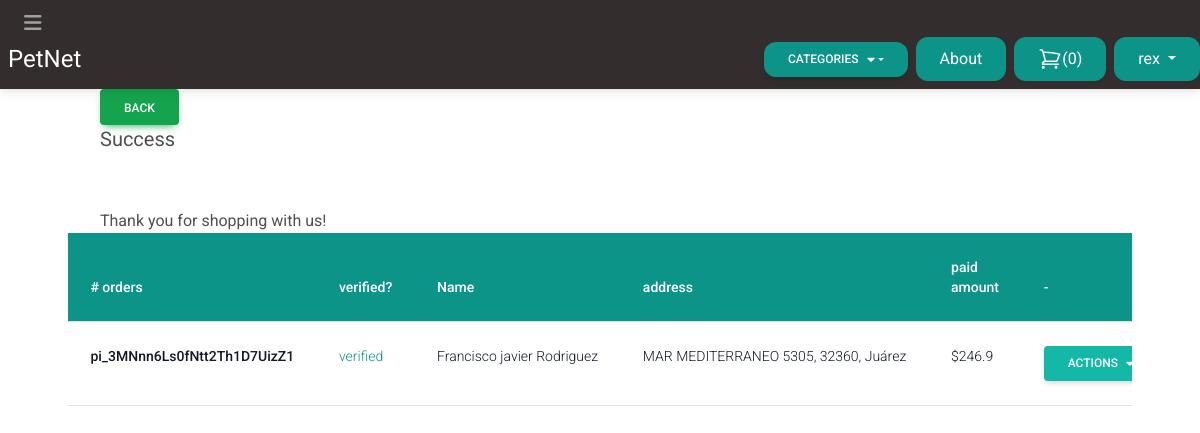
/cart/success/ (signed in), run on an earlier commit of the app's database.
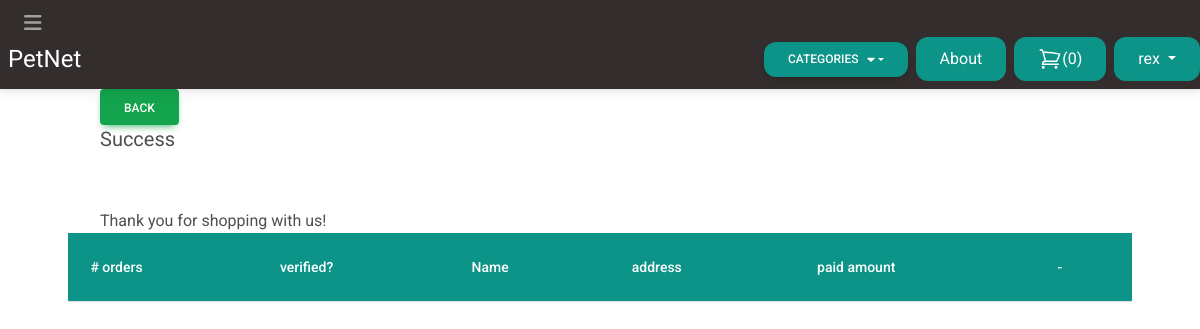
And on a later commit of the database.
### store/models.py (models this page shows, shortened)
class Order(models.Model):
    first_name = models.CharField(max_length=255)
    last_name = models.CharField(max_length=255)
    address = models.CharField(max_length=255)
    zipcode = models.CharField(max_length=255)
    city = models.CharField(max_length=255)
    paid_amount = models.IntegerField(blank=True, null=True)
    is_paid = models.BooleanField(default=False)
    payment_intent = models.CharField(max_length=255)
    discount_code = models.CharField(max_length=35, null=True, blank=True)
    created_by = models.ForeignKey(User, related_name='orders', on_delete=models.SET_NULL, null=True)
    created_at = models.DateTimeField(auto_now_add=True)
    is_shipped = models.BooleanField(default=False)
    class Meta:
        ordering = ('-created_at',)
    def get_display_price(self):
        return self.paid_amount /100

### store/decorator.py (the view)
        def wrapper(request,*args, **kwargs):
            if request.user.is_anonymous:
                return redirect('login')
            elif 'customer' in dir(request.user):
                if request.user.customer.stripe_cus_id!='':
                    return function(request,*args, **kwargs)
                else:
                    messages.info(request,"Introduzca por favor sus datos para poder continuar ")
                    vi = reverse('create_customer_already_signup', kwargs={'pk':str(request.user.id)})
                    return redirect(f'{vi}?next={request.path}')
            else:
                messages.info(request,"Introduzca por favor sus datos para poder continuar ")
                vi = reverse('create_customer_already_signup', kwargs={'pk':str(request.user.id)})
                return redirect(f'{vi}?next={request.path}')

### store/cart.py (called while the page is built)
    def __len__(self):
        return sum(item['quantity'] for item in self.cart.values())

### store/context_processors.py (called while the page is built)
def cart(request):
    return {'cart':Cart(request)}

### store/templatetags/menu.py (called while the page is built)
@register.inclusion_tag('core/menu.html')
def menu(*args, **kwargs):
    categories = Category.objects.annotate(product_count=Count('products')).filter(product_count__gt=0)
    return {'categories': categories}

@register.simple_tag
def back_button(request):
    print('REQUES',request.META.get('HTTP_REFERER', '/'))
    if request.method == 'GET':
        return True #request.META.get('HTTP_REFERER', '/')
    return False

### store/views.py (called while the page is built)
@login_required
@verify_customer()
def success(request):
    form = OrderForm()
    orders = Order.objects.filter(created_by=request.user)
    return render(request, 'store/success.html',{
        'form':form,
        'orders':orders
    })

### store/templates/store/success.html (shortened to what this page needs)
{% extends 'core/base.html' %}
{% block content %}
    <h1 class="mb-6 text-xl"> Success </h1>
    <p>Thank you for shopping with us!</p>
    <div class="flex flex-col">
        <div class="overflow-x-auto sm:-mx-6 lg:-mx-8">
            <table class="table">
                <thead class="bg-teal-600">
                  <tr>
                    <th scope="col" class="text-sm font-medium text-white px-6 py-4">
                        # orders
                    </th>
                    <th class="text-sm font-medium text-white px-6 py-4">
                        verified?
                    </th>
                    <th class="text-sm font-medium text-white px-6 py-4">
                      Name
                    </th>
                    <th class="text-sm font-medium text-white px-6 py-4">
                      address
                    </th>
                    <th class="text-sm font-medium text-white px-6 py-4">
                      paid amount
                    </th>
                    <th class="text-sm font-medium text-white px-6 py-4">
                        -
                    </th>
                  </tr>
                </thead >
                <tbody>
                    {% for order in orders %}
                            <tr class="bg-white border-b">
                                <td class="px-6 py-4 whitespace-nowrap text-sm font-medium text-gray-900">
                                    {% if not order.is_paid %}
                                        <button onclick="verified(event, '{{order.payment_intent}}')" class="py-4 px-8 bg-teal-500 text-white hover:bg-teal-800 rounded-xl">
                                            {{order.payment_intent}}
                                        </button>
                                    {% else %}
                                        {{order.payment_intent}}
                                    {% endif %}
                                </td>
                                <td class="{% if order.is_paid %}text-teal-600{% endif %} text-sm text-gray-900 font-light px-6 py-4 whitespace-nowrap">
                                    {% if order.is_paid %}
                                        verified
                                    {% else %}
                                        not verified
                                    {% endif %}
                                </td>
                                <td class="text-sm text-gray-900 font-light px-6 py-4 whitespace-nowrap">
                                    {{order.first_name}} {{order.last_name}}
                                </td>
                                <td class="text-sm text-gray-900 font-light px-6 py-4 whitespace-nowrap">
                                    {{order.address}}, {{order.zipcode}}, {{order.city}}
                                </td>
                                <td class="text-sm text-gray-900 font-light px-6 py-4 whitespace-nowrap">
                                    ${{order.get_display_price}}
                                </td>
                                <td class="text-sm text-gray-900 font-light px-6 py-4 whitespace-nowrap">
                                    {% include "store/partials/actions_dropdownBtn.html" %}
                                </td>
                            </tr class="bg-white border-b">
                    {% endfor %}
                </tbody>
            </table>
        </div>
    </div>
{% endblock content %}

### store/templates/store/partials/actions_dropdownBtn.html (shortened to what this page needs)
{% extends 'store/partials/dropdownBtn_base.html' %}
{% block btn_name %}Actions{% endblock btn_name %}

### store/templates/store/partials/dropdownBtn_base.html (shortened to what this page needs)
<div class="dropdown relative">
    <button
      class="
        dropdown-toggle
        px-6
        py-2.5
        bg-teal-500
        text-white
        font-medium
        text-xs
        leading-tight
        uppercase
        rounded
        shadow-md
        hover:bg-teal-600 hover:shadow-lg
        focus:bg-teal-600 focus:shadow-lg focus:outline-none focus:ring-0
        active:bg-teal-700 active:shadow-lg active:text-white
        transition
        duration-150
        ease-in-out
        flex
        items-center
        whitespace-nowrap
      "
      type="button"
      id="dropdownMenuButton8"
      data-bs-toggle="dropdown"
      aria-expanded="false"
    >
      {% block btn_name %}{% endblock btn_name %}
    </button>
</div>

What changed in the data, as far as the page shows it:
removed Order: payment_intent "pi_3MNnn6Ls0fNtt2Th1D7UizZ1", is_paid "verified", first_name "Francisco javier", last_name "Rodriguez", address "MAR MEDITERRANEO 5305", zipcode "32360", city "Juárez", get_display_price "246.9"
